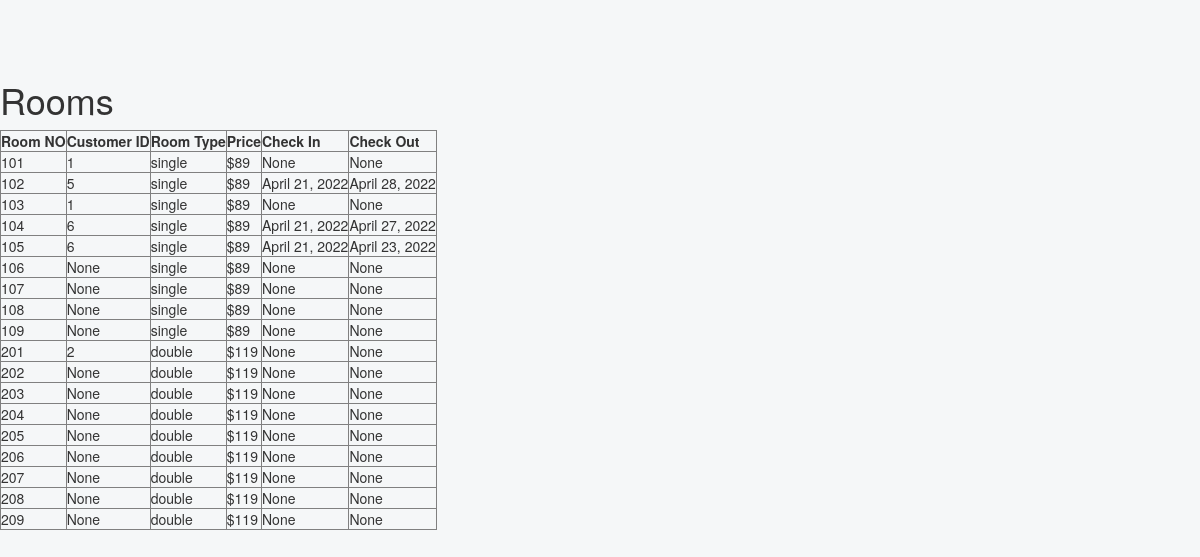
/hotel/rooms/, run on an earlier commit of the app's database.
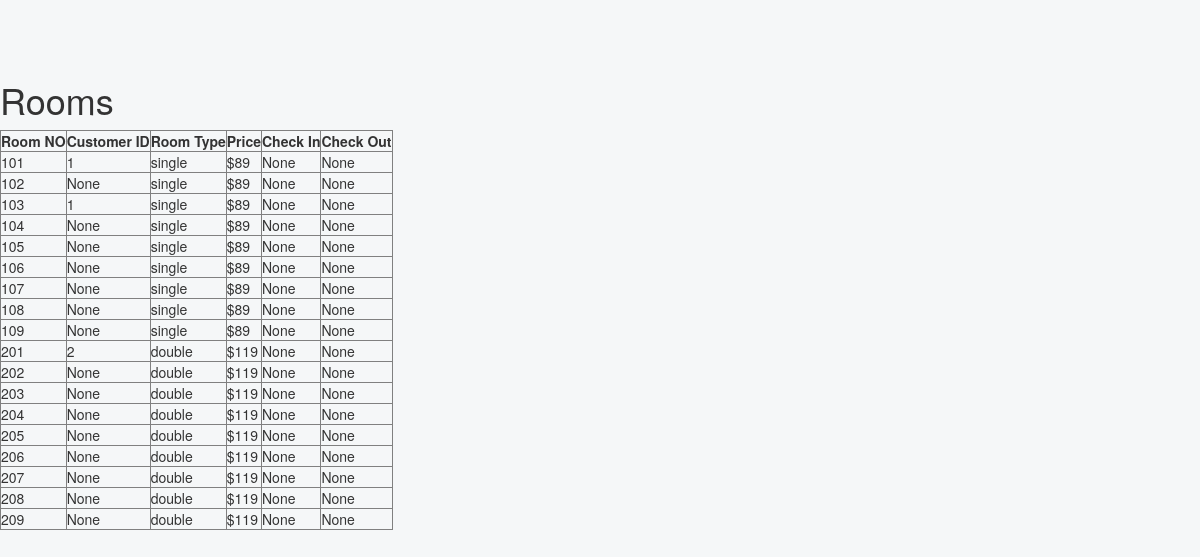
And on a later commit of the database.
### hotel/models.py (models this page shows)
class Rooms(models.Model):
    id = models.AutoField(primary_key=True)
    room_no = models.CharField(max_length=50)
    customer_id = models.IntegerField(null=True)
    room_type = models.CharField(max_length=50)
    price = models.IntegerField(null=True)
    check_in = models.DateField(null=True)
    check_out = models.DateField(null=True)

### hotel/views.py (the view)
# urls.py: path('rooms/', views.rooms, name='rooms'),
def rooms(request):
    rooms = Rooms.objects.all().values().order_by('room_no')
    template = loader.get_template('rooms.html')
    context = {
        'rooms': rooms,
    }
    return HttpResponse(template.render(context,request))

### hotel/templates/rooms.html
{% extends 'header.html' %}
{% block content %}
<h1>Rooms</h1>
    <table border=".5">
        <tr>
            <th>Room NO</th>
            <th>Customer ID</th>
            <th>Room Type</th>
            <th>Price</th>
            <th>Check In</th>
            <th>Check Out</th>
            </tr>
        {% for r in rooms %}
        <tr>
            <td>{{ r.room_no }}</td>
            <td>{{ r.customer_id }}</td>
            <td>{{ r.room_type }}</td>
            <td>${{ r.price }}</td>
            <td>{{ r.check_in }}</td>
            <td>{{ r.check_out }}</td>
        </tr>
        {% endfor %}
    </table>
{% endblock %}

### hotel/templates/header.html (shortened to what this page needs)
<!DOCTYPE html>
<html lang="en">
    <head >
        <link rel="stylesheet" href="https://maxcdn.bootstrapcdn.com/bootstrap/3.3.7/css/bootstrap.min.css">
    </head>
    <body  style="padding-top: 60px;background-color: #f5f7f8 !important;">
        {% block content %}
        {% endblock %}
    </body>
</html>

What changed in the data, as far as the page shows it:
changed Rooms (number 2 of 18 on the later page): customer_id "5" → "None"; check_in "April 21, 2022" → "None"; check_out "April 28, 2022" → "None"
changed Rooms (number 4 of 18 on the later page): customer_id "6" → "None"; check_in "April 21, 2022" → "None"; check_out "April 27, 2022" → "None"
changed Rooms (number 5 of 18 on the later page): customer_id "6" → "None"; check_in "April 21, 2022" → "None"; check_out "April 23, 2022" → "None"
